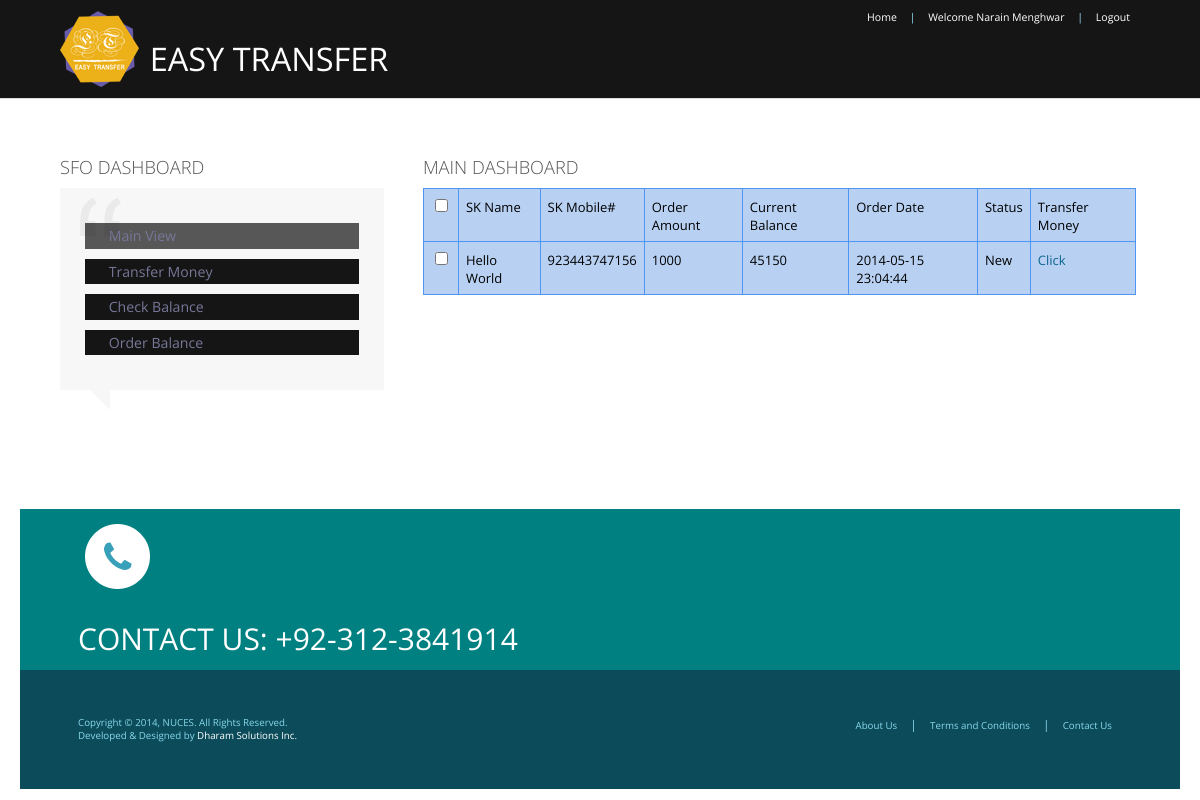
The app's page /web/faaltoo/sfo_dash.php (signed in) with its own data.
### tables this page shows
CREATE TABLE IF NOT EXISTS `shop_keeper_orders` (
  `shop_keeper_mobile_no` varchar(45) NOT NULL,
  `SFO_mobile_no` varchar(45) NOT NULL,
  `available_balance` int(10) unsigned NOT NULL,
  `order_amount` int(10) unsigned NOT NULL,
  `order_date` date NOT NULL,
  `order_status` tinyint(1) NOT NULL DEFAULT '0',
  `order_timestamp` timestamp NOT NULL DEFAULT CURRENT_TIMESTAMP,
  KEY `shop_keeper_orders_ibfk_1` (`shop_keeper_mobile_no`)
);

### web/faaltoo/sfo_dash.php (the view, shortened to what this page needs)
<!DOCTYPE HTML>
<html>
<head>
<link href="web/css/style1.css" rel="stylesheet" type="text/css" media="all" />
<link href="web/css/portlet.css" rel="stylesheet" type="text/css" media="all" />
<link href="web/css/form.css" rel="stylesheet" type="text/css" media="all" />
<link href="web/css/megamenu.css" rel="stylesheet" type="text/css" media="all" />
    <link rel="stylesheet" href="web/css/fwslider.css" media="all">
</head>
<body>
    <div class="header-top">
	   <div class="wrap">
	         <div class="col_1_of_2 span_1_of_2">
				<ul class="f-list">
				  <a href="index.php"><img src="web/images/mainlogo.png"></a>
				  <a href="index.php"><span class="f-text"> EASY TRANSFER </span></a>
				</ul>
			</div>
			 <div class="cssmenu">
				<ul>
					<li><a href="sfo_dashboard.php">Home</a></li> |
					<li><a href="sfo_dashboard.php">Welcome <?php echo $_SESSION['full_name']; ?></a></li> |
					<li><a href="logout.php">Logout</a></li>
				</ul>
			</div>
 		</div>
	</div>
    <div class="login">
          <div class="wrap">
				<div class="section group">
				   <div class="labout span_1_of_about">
					  <h3>SFO DashBoard</h3>
					  <div class="testimonials">
							<div class="testi-item">
								  <blockquote class="testi-item_blockquote">
										<div class="header-top-white">
											<div class="wrap">
											  <ul class="options-font">
											     <a href="sfo_dashboard.php">Main View</a>
											  </ul>
											</div>
										</div>
										<div class="header-top">
											<div class="wrap">
											  <ul class="options-font" >
											     <a href="sfo_transfer.php">Transfer Money</a>
											  </ul>
											</div>
										</div>
										<div class="header-top">
											<div class="wrap">
											  <ul class="options-font" >
											     <a href="sfo_check.php">Check Balance</a>
											  </ul>
											</div>
										</div>
										<div class="header-top">
											<div class="wrap">
											  <ul class="options-font" >
											     <a href="sfo_order.php">Order Balance</a>
											  </ul>
											</div>
										</div>
								  </blockquote>
							</div>
				       </div>
			    </div>
				<div class="cont span_2_of_about">
				    <h3>Main DashBoard</h3>
                            <TABLE class="hoverTable">
                                                <tr>
                                                    <td><input type="checkbox" =""/></td>
                                                    <td><b>SK Name</b></td>
                                                    <td><b>SK Mobile#</b></td>
                                                    <td><b>Order Amount</b></td>
                                                    <td><b>Current Balance</b></td>
													<td><b>Order Date</b></td>
													<td><b>Status</b></td>
													<td><b>Transfer Money</b></td>
                                                </tr>
                                                <?php
                                                require 'connection-bld.php';
                                                $sfo_mobile_no = $_SESSION['mobile_no'];
												$new_order = 0;
                                                $query2 = ("Select * from shop_keeper_orders where sfo_mobile_no='$sfo_mobile_no' and order_status='$new_order'");
												$result1 = mysql_query($query2, $link2) or die("Error : " .mysql_error());
												if($result1){
													if(mysql_num_rows($result1)>0){
														while ($row = mysql_fetch_array($result1)) {
															$sname = "Hello World";
															$smobile = $row['shop_keeper_mobile_no'];
															$order_bal = $row['order_amount'];
															$av_bal = $row['available_balance'];
															$order_time = $row['order_timestamp'];
															$Ostatus = $row['order_status'];
															if(!$Ostatus)  $Ostatus = "New";
															$click = "Click";
															echo '
																<tr>
																	<td><input type="checkbox" /></td>
																	<td>' . $sname . '</td>
																	<td>' . $smobile . '</td>
																	<td>' . $order_bal . '</td>
																	<td>' . $av_bal . '</td>
																	<td>' . $order_time . '</td>
																	<td >' . $Ostatus . '</td>
																	<td ><a href="sfo_transfer.php">' . $click . '</td>
																</tr>
																';
														}
													}
												}
                                                ?>
                                        </table>
                                </div>
						 </div>
		  </div>
   </div>
    <div class="footer">
		<div class="footer-top">
			<div class="wrap">
			  <div class="section group example">
				<div class="col_1_of_2 span_1_of_2">
					<ul class="f-list">
					  <li><img src="web/images/3.png"><span class="f-text">CONTACT US: +92-312-3841914 </span><div class="clear"></div></li>
					</ul>
				</div>
		      </div>
			</div>
		</div>
		<div class="footer-bottom">
			<div class="wrap">
	             <div class="copy">
				    <p>Copyright © 2014, NUCES. All Rights Reserved.</p>
					<p>Developed & Designed by <a href="#">Dharam Solutions Inc.</p>
		         </div>
				<div class="f-list2">
				 <ul>
					<li class="active"><a href="about.html">About Us</a></li> |
					<li><a href="#">Terms and Conditions</a></li> |
					<li><a href="contact.php">Contact Us</a></li>
				 </ul>
			    </div>
		      </div>
	     </div>
	</div>
</body>
</html>

### web/css/style1.css (style rules this page uses)
html,body,div,span,applet,object,iframe,h1,h2,h3,h4,h5,h6,p,blockquote,pre,a,abbr,acronym,address,big,cite,code,del,dfn,em,img,ins,kbd,q,s,samp,small,strike,strong,sub,sup,tt,var,b,u,i,dl,dt,dd,ol,nav ul,nav li,fieldset,form,label,legend,table,caption,tbody,tfoot,thead,tr,th,td,article,aside,canvas,details,embed,figure,figcaption,footer,header,hgroup,menu,nav,output,ruby,section,summary,time,mark,audio,video { margin:0;padding:0;border:0;font-size:100%;font:inherit;vertical-align:baseline; }
ol,ul { list-style:none;margin:0;padding:0; }
blockquote,q { quotes:none; }
blockquote:before,blockquote:after,q:before,q:after { content:'';content:none; }
table { border-collapse:collapse;border-spacing:0; }
a { text-decoration:none; }
img { max-width:100%; }
body { font-family: 'Exo 2', sans-serif; background:#fff; }
.wrap { width:60%; margin:0 auto; -moz-transition:all .2s linear; -webkit-transition:all .2s linear; -o-transition:all .2s linear; -ms-transition:all .2s linear; }
.header-top { background:rgb(21,21,21); }
.header-top-white { background:rgb(87,87,87); }
.options-font { color:rgb(255,255,255); display: auto; margin:10px; font-size: 1.28em; }
.cssmenu { float:right; color:#96e8fc; font-size: 0.8125em; }
.cssmenu ul li { display: inline-block; }
.cssmenu ul li a { color:#fff; display: block; margin:10px; }
.cont { display: block; float:left; margin: 1% 0 1% 0; }
.footer-top { background: rgb(0,128,128); }
.col_1_of_2 { display: block; float:left; margin: 1% 0 1% 1.6%; }
.col_1_of_2:first-child { margin-left: 0; }
.span_1_of_2 { width:49.2%; }
ul.f-list img { float:left; margin-right: 2%; }
ul.f-list span.f-text { float: left; font-size: 2.5em; text-transform: uppercase; color: #FFF; margin-top: 25px; }
.footer-bottom { background:#0b4b5a; padding:4% 0; }
.copy { float:left; }
.copy p { color:#87D8EB; font-size:0.8125em; }
.copy p a { color:#fff; }
.f-list2 { float:right; color:#87D8EB; }
.f-list2 li { display:inline-block; margin:0 10px; }
.f-list2 li a { color:#87D8EB; font-size:0.8125em; }
.login { border-top:1px solid #ddd; padding:4% 0; }
table { border-collapse: collapse; border-spacing: 0; }
.labout { display: block; float:left; margin: 1% 3.6% 1% 0; }
.span_2_of_about { width: 66%; }
.span_1_of_about { width:30%; }
.span_2_of_about h3, .span_1_of_about h3 { color:#555; margin-bottom:0.5em; font-size:1.4em; line-height: 1.2; text-transform:uppercase; }
.testimonials .testi-item blockquote { position: relative; display: block; margin: 0; padding: 25px; border: auto; background:#f7f7f7; -webkit-background-clip: padding-box; -moz-background-clip: padding-box; background-clip: padding-box; }
.testimonials .testi-item blockquote a { color:#779; font-size:0.85em; line-height:1.8em; }
.testimonials .testi-item blockquote:before { position: absolute; bottom: -20px; left: 30px; display: block; width: 0; height: 0; border-top: 20px solid #f7f7f7; border-right: 0 solid rgba(0, 0, 0, 0); border-left: 20px solid rgba(0, 0, 0, 0); content: ""; }
.testimonials .testi-item { overflow: hidden; margin-bottom: 2em; padding-bottom: 2em; background: none; }
.testimonials .testi-item blockquote:after { position: absolute; top: 10px; left: 20px; display: block; width: 41px; height: 38px; background: url(../images/quotes.png) 0 0 no-repeat; content: ""; }
@media (max-width:1366px) { .wrap { width:90%; } }
@media (max-width:1280px) { .wrap { width:90%; } }

### web/faaltoo/sfo_dash.php (style rules this page uses)
.hoverTable { width:100%; border-collapse:collapse; }
.hoverTable td { padding:7px; border:#4e95f4 1px solid; }
.hoverTable tr { background: #b8d1f3; }

### records on screen
shop_keeper_orders: sname "Hello World", shop_keeper_mobile_no "923443747156", order_amount "1000", available_balance "45150", order_timestamp "2014-05-15 23:04:44", order_status "New", click "Click"

### other values on screen
$_SESSION['full_name'] "Narain Menghwar"
